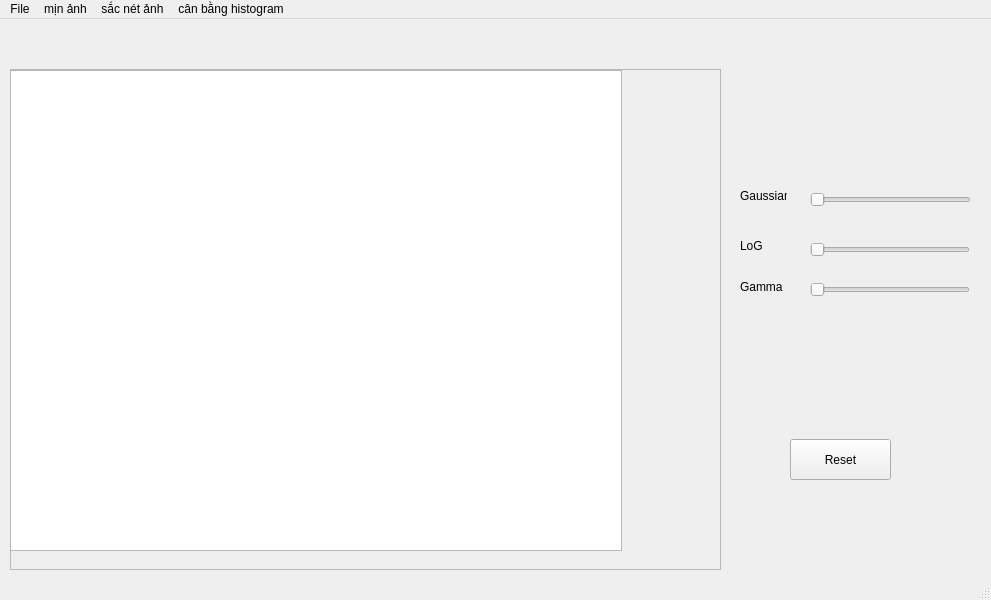
<?xml version="1.0" encoding="UTF-8"?>
<ui version="4.0">
 <class>MainWindow</class>
 <widget class="QMainWindow" name="MainWindow">
  <property name="geometry">
   <rect>
    <x>0</x>
    <y>0</y>
    <width>991</width>
    <height>600</height>
   </rect>
  </property>
  <property name="windowTitle">
   <string>MainWindow</string>
  </property>
  <widget class="QWidget" name="centralwidget">
   <widget class="QScrollArea" name="scrollArea">
    <property name="geometry">
     <rect>
      <x>10</x>
      <y>50</y>
      <width>711</width>
      <height>501</height>
     </rect>
    </property>
    <property name="widgetResizable">
     <bool>true</bool>
    </property>
    <widget class="QWidget" name="scrollAreaWidgetContents">
     <property name="geometry">
      <rect>
       <x>0</x>
       <y>0</y>
       <width>709</width>
       <height>499</height>
      </rect>
     </property>
     <widget class="QGraphicsView" name="graphicsView">
      <property name="geometry">
       <rect>
        <x>-10</x>
        <y>0</y>
        <width>621</width>
        <height>481</height>
       </rect>
      </property>
     </widget>
    </widget>
   </widget>
   <widget class="QSlider" name="horizontalSlider">
    <property name="geometry">
     <rect>
      <x>810</x>
      <y>170</y>
      <width>161</width>
      <height>22</height>
     </rect>
    </property>
    <property name="orientation">
     <enum>Qt::Horizontal</enum>
    </property>
   </widget>
   <widget class="QSlider" name="horizontalSlider_2">
    <property name="geometry">
     <rect>
      <x>810</x>
      <y>220</y>
      <width>160</width>
      <height>22</height>
     </rect>
    </property>
    <property name="orientation">
     <enum>Qt::Horizontal</enum>
    </property>
   </widget>
   <widget class="QLabel" name="label">
    <property name="geometry">
     <rect>
      <x>740</x>
      <y>170</y>
      <width>47</width>
      <height>13</height>
     </rect>
    </property>
    <property name="text">
     <string>Gaussian</string>
    </property>
   </widget>
   <widget class="QLabel" name="label_2">
    <property name="geometry">
     <rect>
      <x>740</x>
      <y>220</y>
      <width>47</width>
      <height>13</height>
     </rect>
    </property>
    <property name="text">
     <string>LoG</string>
    </property>
   </widget>
   <widget class="QLabel" name="label_3">
    <property name="geometry">
     <rect>
      <x>740</x>
      <y>260</y>
      <width>61</width>
      <height>16</height>
     </rect>
    </property>
    <property name="text">
     <string>Gamma</string>
    </property>
   </widget>
   <widget class="QSlider" name="horizontalSlider_3">
    <property name="geometry">
     <rect>
      <x>810</x>
      <y>260</y>
      <width>160</width>
      <height>22</height>
     </rect>
    </property>
    <property name="orientation">
     <enum>Qt::Horizontal</enum>
    </property>
   </widget>
   <widget class="QPushButton" name="pushButton">
    <property name="geometry">
     <rect>
      <x>790</x>
      <y>420</y>
      <width>101</width>
      <height>41</height>
     </rect>
    </property>
    <property name="text">
     <string>Reset</string>
    </property>
   </widget>
  </widget>
  <widget class="QMenuBar" name="menubar">
   <property name="geometry">
    <rect>
     <x>0</x>
     <y>0</y>
     <width>991</width>
     <height>21</height>
    </rect>
   </property>
   <widget class="QMenu" name="menuFile">
    <property name="title">
     <string>File</string>
    </property>
    <addaction name="actionopen_file"/>
    <addaction name="actionsave_as"/>
   </widget>
   <widget class="QMenu" name="menuL_m_m_n_nh">
    <property name="title">
     <string>mịn ảnh</string>
    </property>
    <addaction name="actionGaussian_Filter"/>
    <addaction name="actionMedian_Filter"/>
   </widget>
   <widget class="QMenu" name="menus_c_n_t_nh">
    <property name="title">
     <string>sắc nét ảnh</string>
    </property>
    <addaction name="actionSobel"/>
    <addaction name="actionlaplace"/>
    <addaction name="actionlaplace_2"/>
   </widget>
   <widget class="QMenu" name="menuc_n_b_ng_histogram">
    <property name="title">
     <string>cân bằng histogram</string>
    </property>
   </widget>
   <addaction name="menuFile"/>
   <addaction name="menuL_m_m_n_nh"/>
   <addaction name="menus_c_n_t_nh"/>
   <addaction name="menuc_n_b_ng_histogram"/>
  </widget>
  <widget class="QStatusBar" name="statusbar"/>
  <action name="actionGaussian_Filter">
   <property name="text">
    <string>Gaussian Filter</string>
   </property>
  </action>
  <action name="actionMedian_Filter">
   <property name="text">
    <string>Median Filter</string>
   </property>
  </action>
  <action name="actionSobel">
   <property name="text">
    <string>Sobel</string>
   </property>
  </action>
  <action name="actionlaplace">
   <property name="text">
    <string>laplace</string>
   </property>
  </action>
  <action name="actionlaplace_2">
   <property name="text">
    <string>laplace'</string>
   </property>
  </action>
  <action name="actionopen_file">
   <property name="text">
    <string>open file</string>
   </property>
  </action>
  <action name="actionsave_as">
   <property name="text">
    <string>save as</string>
   </property>
  </action>
 </widget>
 <resources/>
 <connections/>
</ui>
